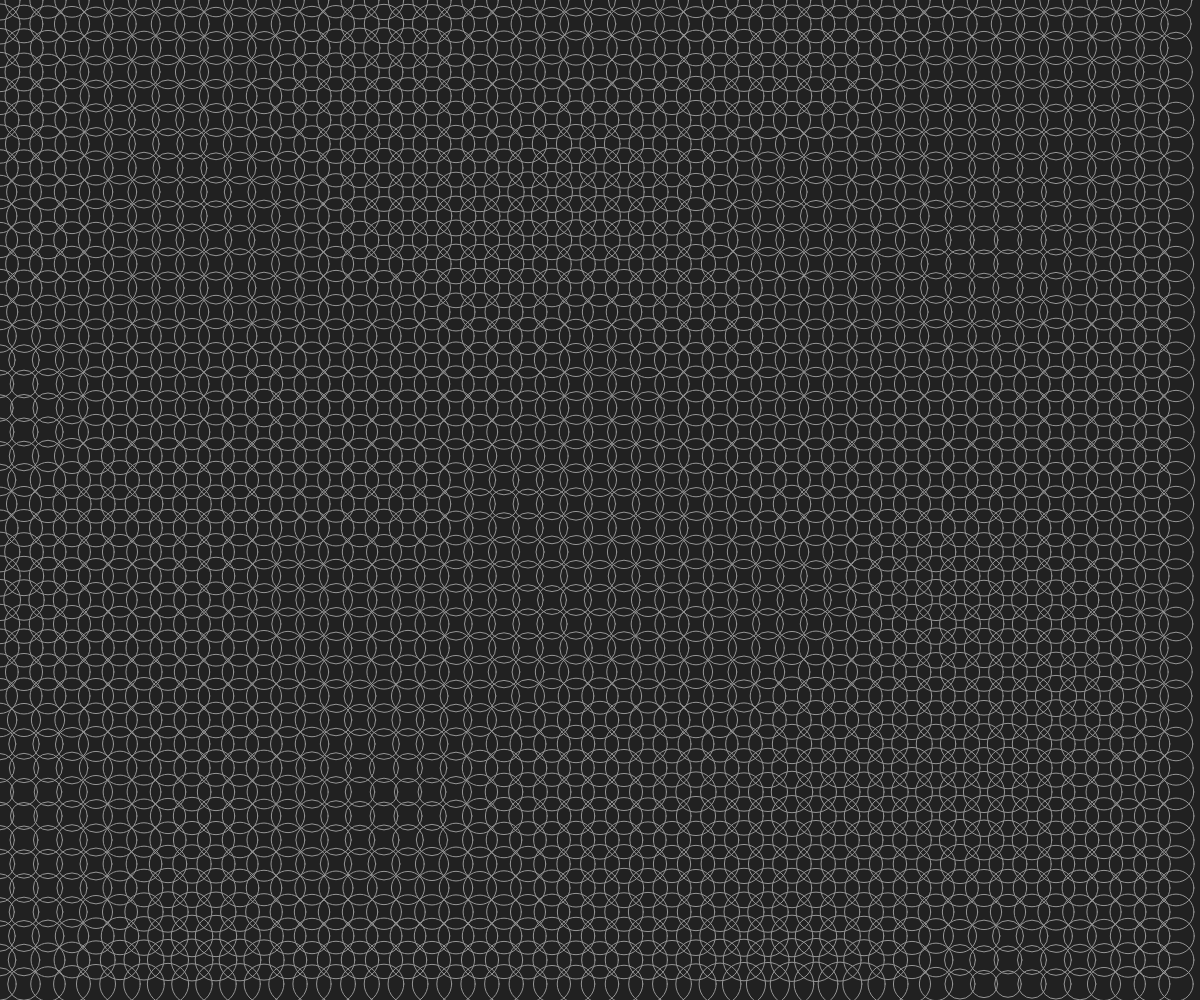
Frame 1 (no input)
Frame 2 (the mouse pressed at the canvas centre, redrawn once): identical to frame 1, image omitted

The p5.js sketch that drew this single still picture (run headless with seeded random() and noise() and a simulated clock; the mouse was pressed at the canvas centre and the sketch redrawn once):

// p5.js sketch
// ── sketch.js
/******************
Code by Shimeji Ozaki
Original code link:
https://www.openprocessing.org/
******************/

"use strict";
//==========
// p5.js

let size = 24;
let nScale = 0.12;

function setup(){
	createCanvas(windowWidth, windowHeight);
	noLoop();
	background(33);

	noFill();
	strokeWeight(1);
	stroke(150);
}

function draw(){
	background(33);

	let rows = height / size;
	let cols = width / size;
	for(let r=0; r<rows; r++){
		for(let c=0; c<cols; c++){
			let cX = c * size;
			let cY = r * size;
			let n = noise(c*nScale, r*nScale);
			circle(cX, cY, size*(1.0+n));
		}
	}
}
